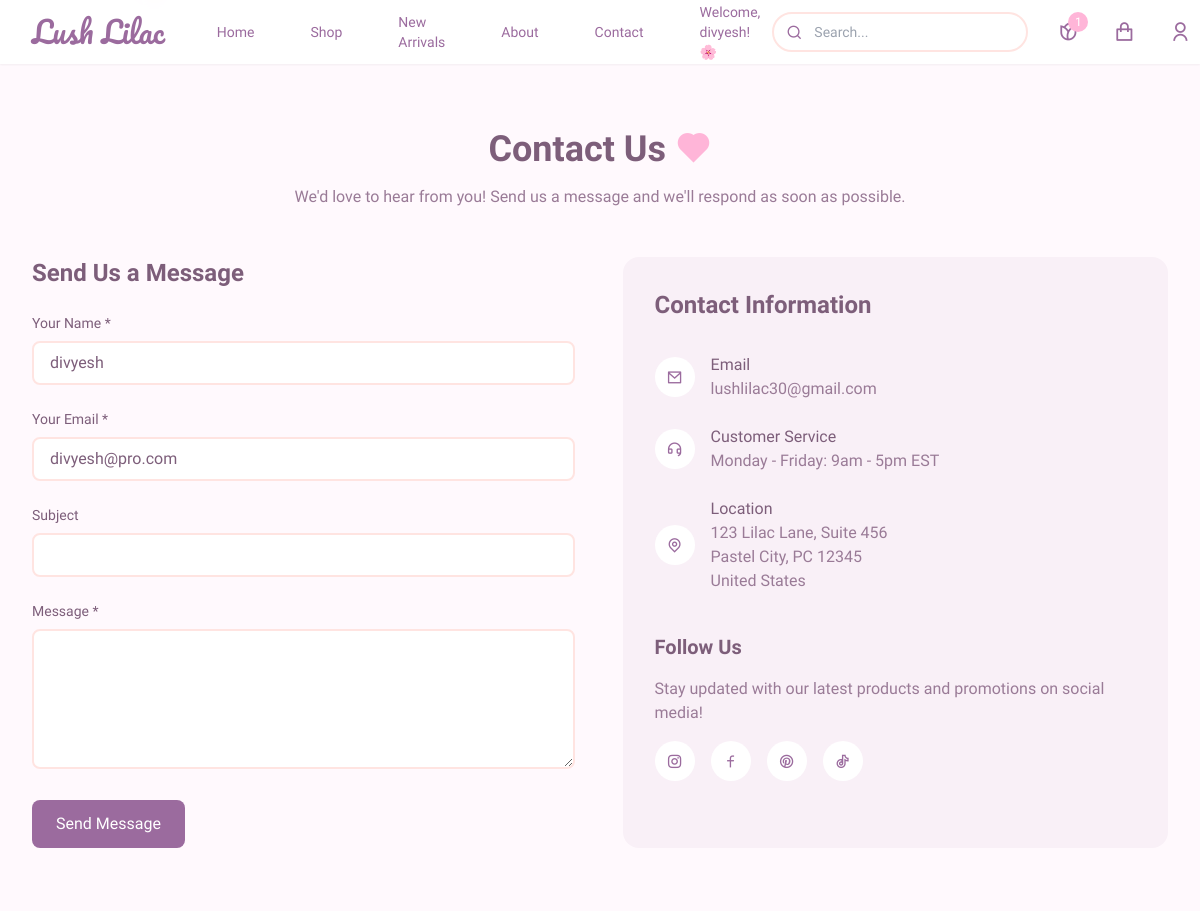
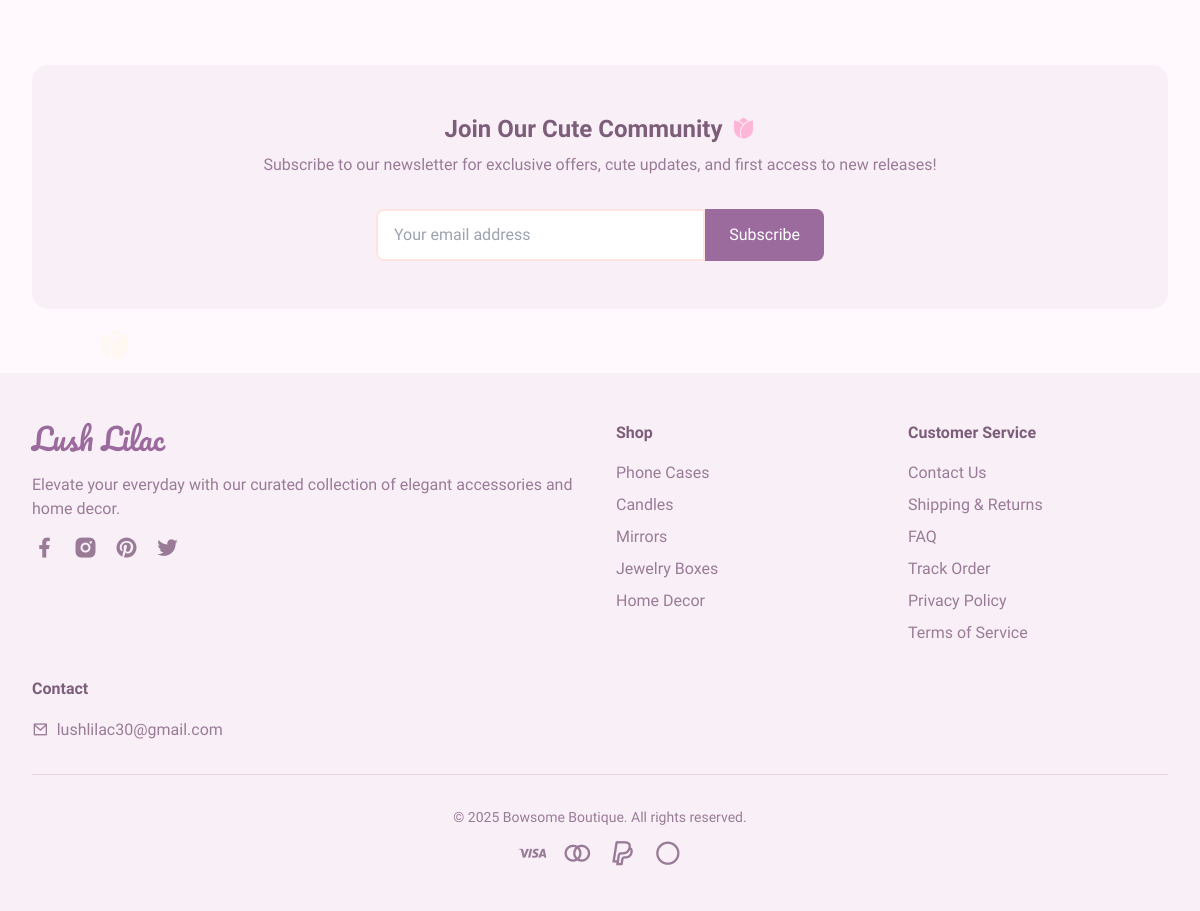
The app's page /contact (signed in) with its own data (2 pictures, top to bottom).
### app.py (models this page shows, shortened)
class User(UserMixin, db.Model):
    id = db.Column(db.Integer, primary_key=True)
    username = db.Column(db.String(80), unique=True, nullable=False)
    email = db.Column(db.String(120), unique=True, nullable=False)
    password_hash = db.Column(db.String(128))
    user_type = db.Column(db.String(20), default='customer')  # 'customer' or 'admin'
    orders = db.relationship('Order', backref='user', lazy=True)
    wishlists = db.relationship('Wishlist', backref='user', lazy=True)

### app.py (the view)
@app.route('/contact')
def contact():
    return render_template('contact.html')

### templates/contact.html (shortened to what this page needs)
{% extends 'base.html' %}
{% block content %}
<section class="max-w-7xl mx-auto px-4 sm:px-6 lg:px-8 py-16">
    <div class="text-center mb-12">
        <h1 class="text-4xl font-semibold text-[#7D5E7A] mb-4 flex items-center justify-center">
            Contact Us
            <span class="ml-2">
                <i class="ri-heart-fill text-[#FFB5D8]"></i>
            </span>
        </h1>
        <p class="text-[#9A7B97] max-w-2xl mx-auto">We'd love to hear from you! Send us a message and we'll respond as soon as possible.</p>
    </div>
    <div class="flex flex-col lg:flex-row gap-12">
        <div class="lg:w-1/2">
            <h2 class="text-2xl font-semibold text-[#7D5E7A] mb-6">Send Us a Message</h2>
            <form action="/send_message" method="POST" class="space-y-6">
                <div class="space-y-2">
                    <label for="name" class="block text-[#7D5E7A] text-sm font-medium">Your Name *</label>
                    <input type="text" id="name" name="name" required class="w-full px-4 py-2 rounded-button border-2 border-[#FFE4E1] focus:border-primary focus:outline-none text-[#7D5E7A]" value="{{ current_user.username if current_user.is_authenticated else '' }}">
                </div>
                <div class="space-y-2">
                    <label for="email" class="block text-[#7D5E7A] text-sm font-medium">Your Email *</label>
                    <input type="email" id="email" name="email" required class="w-full px-4 py-2 rounded-button border-2 border-[#FFE4E1] focus:border-primary focus:outline-none text-[#7D5E7A]" value="{{ current_user.email if current_user.is_authenticated else '' }}">
                </div>
                <div class="space-y-2">
                    <label for="subject" class="block text-[#7D5E7A] text-sm font-medium">Subject</label>
                    <input type="text" id="subject" name="subject" class="w-full px-4 py-2 rounded-button border-2 border-[#FFE4E1] focus:border-primary focus:outline-none text-[#7D5E7A]">
                </div>
                <div class="space-y-2">
                    <label for="message" class="block text-[#7D5E7A] text-sm font-medium">Message *</label>
                    <textarea id="message" name="message" rows="5" required class="w-full px-4 py-2 rounded-button border-2 border-[#FFE4E1] focus:border-primary focus:outline-none text-[#7D5E7A]"></textarea>
                </div>
                <button type="submit" class="bg-primary hover:bg-[#D4B6D0] text-white py-3 px-6 rounded-button font-medium transition-all duration-300">
                    Send Message
                </button>
            </form>
        </div>
        <div class="lg:w-1/2 bg-[#F9F0F7] p-8 rounded-lg">
            <h2 class="text-2xl font-semibold text-[#7D5E7A] mb-8">Contact Information</h2>
            <div class="space-y-6">
                <div class="flex items-center gap-4">
                    <div class="w-10 h-10 bg-white rounded-full flex items-center justify-center text-primary">
                        <i class="ri-mail-line"></i>
                    </div>
                    <div>
                        <h3 class="text-[#7D5E7A] font-medium">Email</h3>
                        <p class="text-[#9A7B97]">lushlilac30@gmail.com</p>
                    </div>
                </div>
                <div class="flex items-center gap-4">
                    <div class="w-10 h-10 bg-white rounded-full flex items-center justify-center text-primary">
                        <i class="ri-customer-service-line"></i>
                    </div>
                    <div>
                        <h3 class="text-[#7D5E7A] font-medium">Customer Service</h3>
                        <p class="text-[#9A7B97]">Monday - Friday: 9am - 5pm EST</p>
                    </div>
                </div>
                <div class="flex items-center gap-4">
                    <div class="w-10 h-10 bg-white rounded-full flex items-center justify-center text-primary">
                        <i class="ri-map-pin-line"></i>
                    </div>
                    <div>
                        <h3 class="text-[#7D5E7A] font-medium">Location</h3>
                        <p class="text-[#9A7B97]">123 Lilac Lane, Suite 456</p>
                        <p class="text-[#9A7B97]">Pastel City, PC 12345</p>
                        <p class="text-[#9A7B97]">United States</p>
                    </div>
                </div>
            </div>
            <div class="mt-10">
                <h3 class="text-xl font-semibold text-[#7D5E7A] mb-4">Follow Us</h3>
                <p class="text-[#9A7B97] mb-4">Stay updated with our latest products and promotions on social media!</p>
                <div class="flex gap-4">
                    <a href="#" class="w-10 h-10 bg-white rounded-full flex items-center justify-center text-primary hover:bg-primary hover:text-white transition-colors duration-300">
                        <i class="ri-instagram-line"></i>
                    </a>
                    <a href="#" class="w-10 h-10 bg-white rounded-full flex items-center justify-center text-primary hover:bg-primary hover:text-white transition-colors duration-300">
                        <i class="ri-facebook-line"></i>
                    </a>
                    <a href="#" class="w-10 h-10 bg-white rounded-full flex items-center justify-center text-primary hover:bg-primary hover:text-white transition-colors duration-300">
                        <i class="ri-pinterest-line"></i>
                    </a>
                    <a href="#" class="w-10 h-10 bg-white rounded-full flex items-center justify-center text-primary hover:bg-primary hover:text-white transition-colors duration-300">
                        <i class="ri-tiktok-line"></i>
                    </a>
                </div>
            </div>
        </div>
    </div>
</section>
<section class="max-w-7xl mx-auto px-4 sm:px-6 lg:px-8 py-16">
    <div class="bg-[#F9F0F7] rounded-lg p-12 text-center">
        <h2 class="text-2xl font-semibold text-[#7D5E7A] mb-2 flex items-center justify-center">
            Join Our Cute Community
            <span class="ml-2">
                <i class="ri-flower-fill text-[#FFB5D8]"></i>
            </span>
        </h2>
        <p class="text-[#9A7B97] mb-8">Subscribe to our newsletter for exclusive offers, cute updates, and first access to new releases!</p>
        <div class="max-w-md mx-auto flex">
            <input type="email" placeholder="Your email address" class="flex-1 py-3 px-4 bg-white border-2 border-[#FFE4E1] rounded-l-button text-[#7D5E7A] focus:outline-none focus:border-[#E8D5E4]">
            <button class="bg-primary hover:bg-[#D4B6D0] text-white py-3 px-6 rounded-r-button font-medium transition-all duration-300">Subscribe</button>
        </div>
    </div>
</section>
<div class="fixed top-0 left-0 w-full h-full pointer-events-none z-[-1] overflow-hidden">
    <div class="absolute -top-12 left-[10%] animate-float opacity-30">
    </div>
    <div class="absolute top-[20%] right-[5%] animate-float-slow opacity-20">
    </div>
    <div class="absolute bottom-[30%] left-[8%] animate-float-slower opacity-25">
        <i class="ri-flower-fill text-4xl text-[#FFF4D2]"></i>
    </div>
    <div class="absolute bottom-[10%] right-[15%] animate-float opacity-30">
    </div>
</div>
{% endblock %}

### templates/base.html (shortened to what this page needs)
<!DOCTYPE html>
<html lang="en">
<head>
    <script src="https://cdn.tailwindcss.com/3.4.16"></script>
    <link href="https://cdnjs.cloudflare.com/ajax/libs/remixicon/4.6.0/remixicon.min.css" rel="stylesheet">
</head>
<body class="flower-cursor">
    <nav class="bg-white/90 backdrop-blur-sm sticky top-0 z-50 shadow-sm">
        <div class="max-w-7xl mx-auto px-4 sm:px-6 lg:px-8">
            <div class="flex justify-between items-center h-16">
                <div class="flex-shrink-0 flex items-center">
                    <a href="/" class="font-['Pacifico'] text-3xl text-primary">Lush Lilac</a>
                </div>
                <div class="hidden md:block">
                    <div class="ml-10 flex items-center space-x-8">
                        <a href="/" class="text-primary hover:text-[#D4B6D0] px-3 py-2 text-sm font-medium">Home</a>
                        <a href="#" class="text-primary hover:text-[#D4B6D0] px-3 py-2 text-sm font-medium">Shop</a>
                        <a href="{{ url_for('new_arrivals_page') }}" class="text-primary hover:text-[#D4B6D0] px-3 py-2 text-sm font-medium">New Arrivals</a>
                        <a href="{{ url_for('about') }}" class="text-primary hover:text-[#D4B6D0] px-3 py-2 text-sm font-medium">About</a>
                        <a href="{{ url_for('contact') }}" class="text-primary hover:text-[#D4B6D0] px-3 py-2 text-sm font-medium">Contact</a>
                        {% if current_user.is_authenticated %}
                        <span class="text-primary px-3 py-2 text-sm font-medium">Welcome, {{ current_user.username }}! 🌸</span>
                        {% else %}
                        <button id="loginButton" class="bg-primary hover:bg-[#D4B6D0] text-white px-4 py-2 rounded-button text-sm font-medium transition-all duration-300 btn-hover">Login/Register</button>
                        {% endif %}
                    </div>
                </div>
                <div class="flex items-center space-x-6">
                    <div class="relative">
                        <input type="text" placeholder="Search..." class="bg-white/80 border-2 border-[#FFE4E1] py-2 pl-10 pr-4 rounded-full text-sm w-40 md:w-64 focus:border-[#E8D5E4] focus:outline-none focus:ring-2 focus:ring-[#E8D5E4]/50">
                        <div class="absolute left-3 top-1/2 transform -translate-y-1/2 w-5 h-5 flex items-center justify-center text-primary">
                            <i class="ri-search-line"></i>
                        </div>
                    </div>
                    <div id="wishlistContainer">
                        {% if current_user.is_authenticated %}
                        <a href="{{ url_for('view_wishlist') }}" class="wishlist-link relative w-8 h-8 flex items-center justify-center text-primary hover:text-[#D4B6D0] transition-colors duration-300 cursor-pointer">
                            <i class="ri-flower-line ri-lg"></i>
                            {% set wishlist_count = current_user.wishlists|length %}
                            {% if wishlist_count > 0 %}
                            <span class="absolute -top-1 -right-1 bg-[#FFB5D8] text-white text-xs w-5 h-5 flex items-center justify-center rounded-full">
                                {{ wishlist_count }}
                            </span>
                            {% endif %}
                        </a>
                        {% else %}
                        <button onclick="showLoginForm()" class="wishlist-button relative w-8 h-8 flex items-center justify-center text-primary hover:text-[#D4B6D0] transition-colors duration-300 cursor-pointer">
                            <i class="ri-flower-line ri-lg"></i>
                        </button>
                        {% endif %}
                    </div>
                    <div class="relative">
                        <a href="{{ url_for('view_cart') }}" class="cart-link relative w-8 h-8 flex items-center justify-center text-primary hover:text-[#D4B6D0] transition-colors duration-300 cursor-pointer">
                            <i class="ri-shopping-bag-line ri-lg"></i>
                        </a>
                    </div>
                    {% if current_user.is_authenticated %}
                    <div class="relative">
                        <button onclick="toggleUserDropdown()" class="w-8 h-8 flex items-center justify-center text-primary hover:text-[#D4B6D0] transition-colors duration-300">
                            <i class="ri-user-line ri-lg"></i>
                        </button>
                    </div>
                    {% endif %}
                </div>
            </div>
        </div>
    </nav>
    <main>
        {% block content %}{% endblock %}
    </main>
    <footer class="bg-[#F9F0F7] py-12">
        <div class="max-w-7xl mx-auto px-4 sm:px-6 lg:px-8">
            <div class="grid grid-cols-1 md:grid-cols-4 gap-8">
                <div class="col-span-1 md:col-span-2">
                    <a href="/" class="font-['Pacifico'] text-3xl text-primary mb-4 block">Lush Lilac</a>
                    <p class="text-[#9A7B97] mb-4">Elevate your everyday with our curated collection of elegant accessories and home decor.</p>
                    <div class="flex space-x-4">
                        <a href="#" class="text-[#9A7B97] hover:text-primary"><i class="ri-facebook-fill ri-xl"></i></a>
                        <a href="#" class="text-[#9A7B97] hover:text-primary"><i class="ri-instagram-fill ri-xl"></i></a>
                        <a href="#" class="text-[#9A7B97] hover:text-primary"><i class="ri-pinterest-fill ri-xl"></i></a>
                        <a href="#" class="text-[#9A7B97] hover:text-primary"><i class="ri-twitter-fill ri-xl"></i></a>
                    </div>
                </div>
                <div>
                    <h3 class="text-[#7D5E7A] font-semibold mb-4">Shop</h3>
                    <ul class="space-y-2">
                        <li><a href="/category/Phone%20Cases" class="text-[#9A7B97] hover:text-primary">Phone Cases</a></li>
                        <li><a href="/category/Candles" class="text-[#9A7B97] hover:text-primary">Candles</a></li>
                        <li><a href="/category/Mirrors" class="text-[#9A7B97] hover:text-primary">Mirrors</a></li>
                        <li><a href="/category/Jewelry%20Boxes" class="text-[#9A7B97] hover:text-primary">Jewelry Boxes</a></li>
                        <li><a href="/category/Home%20Decor" class="text-[#9A7B97] hover:text-primary">Home Decor</a></li>
                    </ul>
                </div>
                <div>
                    <h3 class="text-[#7D5E7A] font-semibold mb-4">Customer Service</h3>
                    <ul class="space-y-2">
                        <li><a href="/contact" class="text-[#9A7B97] hover:text-primary">Contact Us</a></li>
                        <li><a href="#" class="text-[#9A7B97] hover:text-primary">Shipping & Returns</a></li>
                        <li><a href="#" class="text-[#9A7B97] hover:text-primary">FAQ</a></li>
                        <li><a href="#" class="text-[#9A7B97] hover:text-primary">Track Order</a></li>
                        <li><a href="#" class="text-[#9A7B97] hover:text-primary">Privacy Policy</a></li>
                        <li><a href="#" class="text-[#9A7B97] hover:text-primary">Terms of Service</a></li>
                    </ul>
                </div>
                <div>
                    <h3 class="text-[#7D5E7A] font-semibold mb-4">Contact</h3>
                    <div class="space-y-2 text-[#9A7B97]">
                        <p><i class="ri-mail-line mr-2"></i>lushlilac30@gmail.com</p>
                    </div>
                </div>
            </div>
            <div class="border-t border-[#E8D5E4] mt-8 pt-8 text-center text-[#9A7B97] text-sm">
                <p>&copy; 2025 Bowsome Boutique. All rights reserved.</p>
                 <div class="flex justify-center space-x-4 mt-4">
                    <i class="ri-visa-line ri-2x"></i>
                    <i class="ri-mastercard-line ri-2x"></i>
                    <i class="ri-paypal-line ri-2x"></i>
                    <i class="ri-apple-pay-line ri-2x"></i>
                </div>
            </div>
        </div>
    </footer>
</body>
</html>

### records on screen
User: username "divyesh", name "divyesh", email "divyesh@pro.com"

### other values on screen
{{ wishlist_count }} "1"
